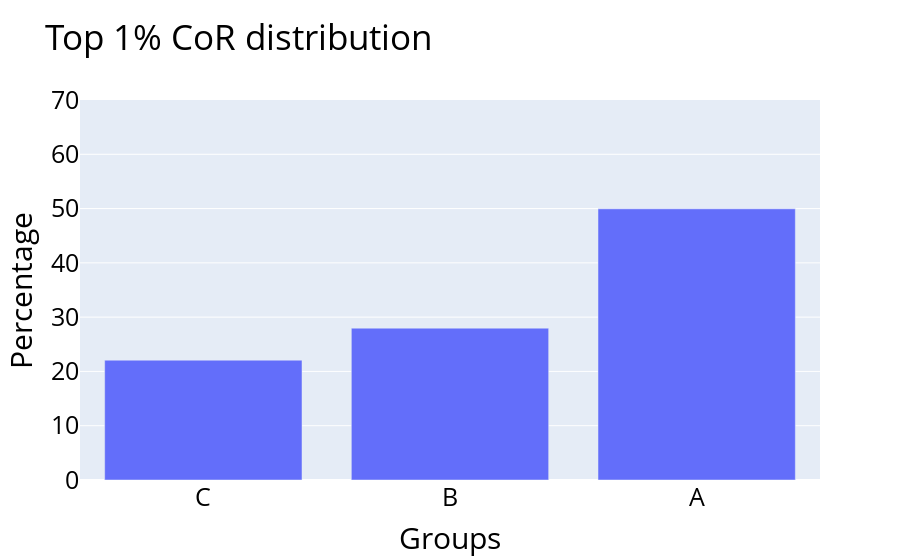

Source (notebook cell):
### Markdown cell above
### Distributions

### Code cell
fig = px.bar(all_dfs_edges.sort_values(by="Cost of return", ascending=False)["Groups"].head(len(all_dfs_edges)//100).value_counts(normalize=True)*100, title = "Top 1% CoR distribution")
fig.update_xaxes(categoryorder='array', categoryarray=categories)
fig.update_yaxes(range=[0,70], title = "Percentage")

fig.update_layout(    font=dict(
        size=25,
        color="black"),
        showlegend=False
        )
# fig.write_image(f"Results/all_1percent_classes.pdf", width=500, height=1000)
fig

### Figure 1 — Plotly figure (JSON) as saved in the notebook; plotly's stock layout.template omitted (floating-point values rounded to 4 significant figures)
{"data": [{"hovertemplate": "variable=proportion<br>Groups=%{x}<br>value=%{y}<extra></extra>", "legendgroup": "proportion", "marker": {"color": "#636efa", "pattern": {"shape": ""}}, "name": "proportion", "orientation": "v", "showlegend": true, "textposition": "auto", "type": "bar", "x": ["A", "B", "C"], "xaxis": "x", "y": [49.95, 27.97, 22.07], "yaxis": "y"}], "layout": {"barmode": "relative", "font": {"color": "black", "size": 25}, "legend": {"title": {"text": "variable"}, "tracegroupgap": 0}, "showlegend": false, "title": {"text": "Top 1% CoR distribution"}, "xaxis": {"anchor": "y", "categoryarray": ["C", "B", "A"], "categoryorder": "array", "domain": [0, 1], "title": {"text": "Groups"}}, "yaxis": {"anchor": "x", "domain": [0, 1], "range": [0, 70], "title": {"text": "Percentage"}}}}
